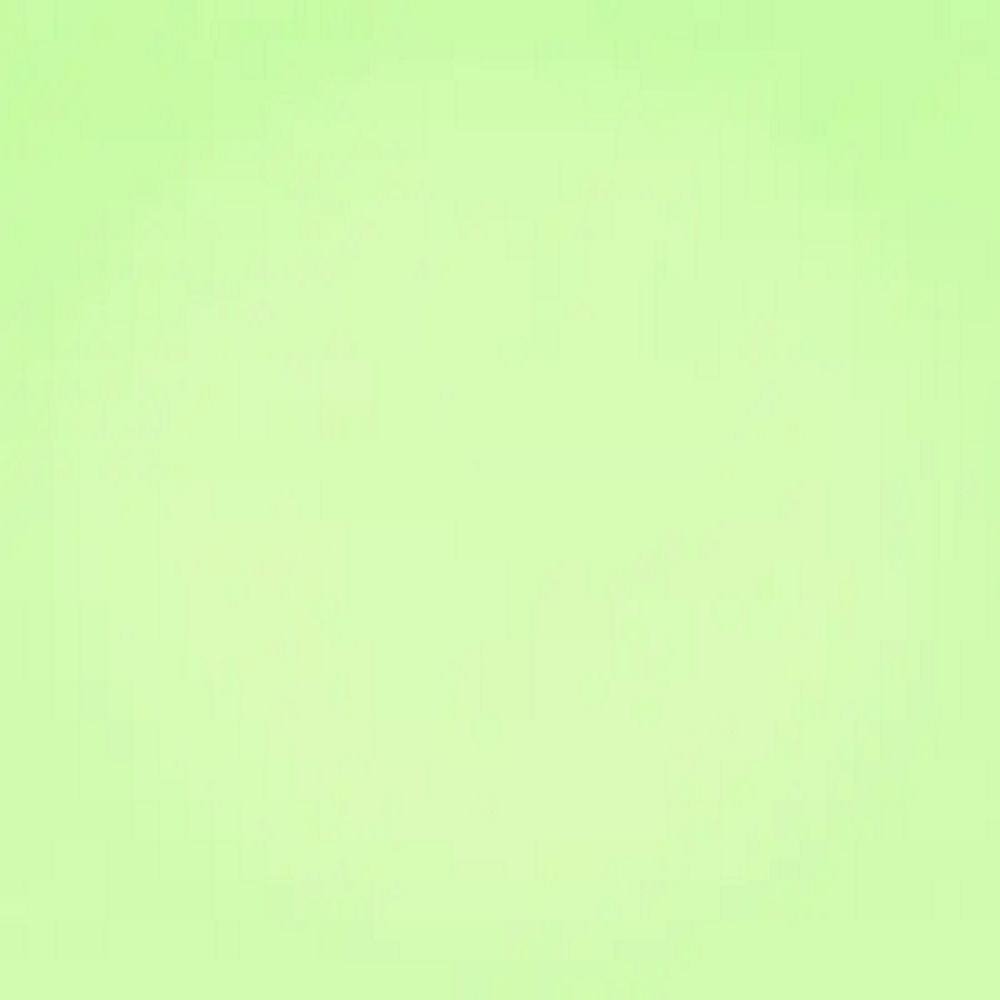

A level layout from a 2D game, rendered from its tile map. Below: a short description, then the map file with its tile-grid data intact:
An orthogonal 5x5 tile map with 200x200 px tiles, 1 tile layer (图块层 1).

<map version="1.10" tiledversion="1.10.2" orientation="orthogonal" renderorder="right-down" width="5" height="5" tilewidth="200" tileheight="200" infinite="0" nextlayerid="2" nextobjectid="1">
 <tileset firstgid="1" name="5乘5" tilewidth="200" tileheight="200" tilecount="25" columns="5">
  <image source="5乘5.png" width="1000" height="1000" />
 </tileset>
 <layer id="1" name="图块层 1" width="5" height="5">
  <data encoding="csv">
1,2,3,4,5,
6,7,8,9,10,
11,12,13,14,15,
16,17,18,19,20,
21,22,23,24,25
</data>
 </layer>
</map>
